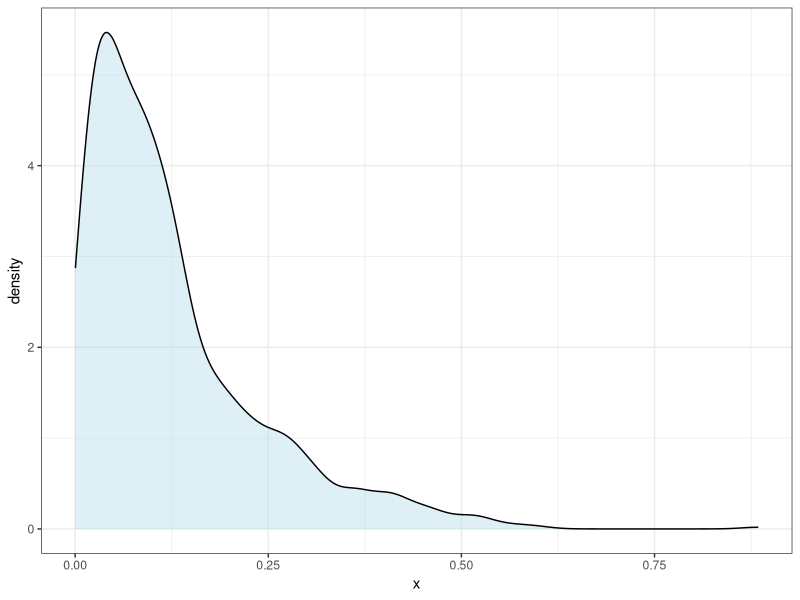

Write R code to recreate this figure.
## ---- chunk 1
library(tidyverse)
data <- data.frame(
  x = rgamma(1000, 1.2, 10)
)
## ---- chunk 2
data %>% 
  ggplot(aes(x = x)) +
  geom_density(fill = "lightblue", alpha = 0.4) +
  theme_bw()
